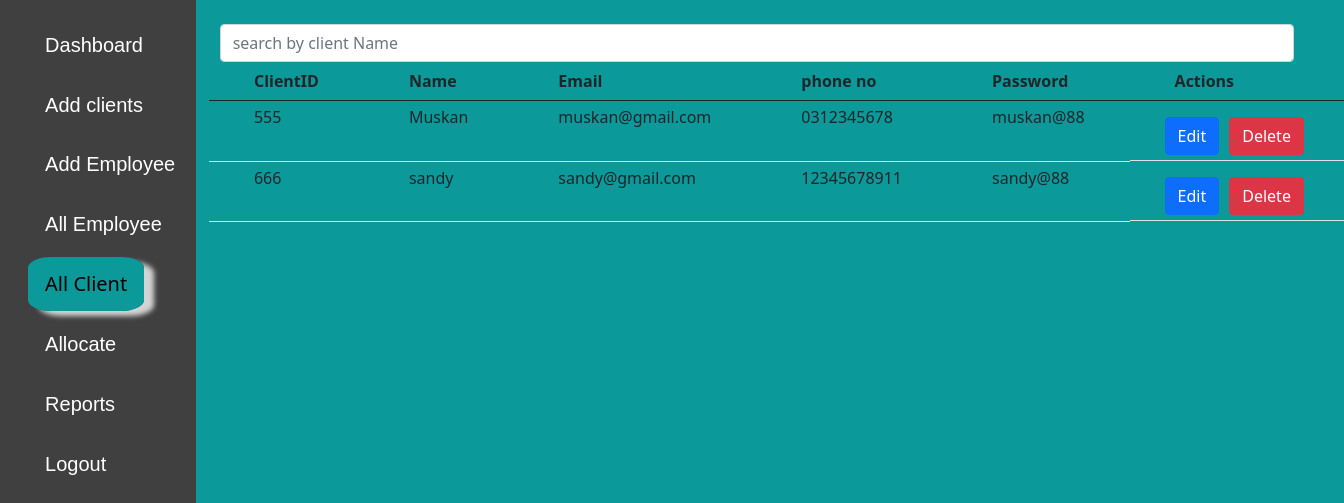
The page /ADMIN/allclients.php on the database its author committed.
### tables this page shows
CREATE TABLE `client` (
  `s_id` varchar(10) NOT NULL,
  `name` varchar(25) NOT NULL,
  `email` varchar(30) NOT NULL,
  `phone` varchar(15) NOT NULL,
  `password` varchar(25) NOT NULL
);

### ADMIN/allclients.php (the view, shortened to what this page needs)
<html>
    <head>
        <link href="https://cdn.jsdelivr.net/npm/bootstrap@5.0.2/dist/css/bootstrap.min.css" rel="stylesheet">
        <link href="https://cdn.jsdelivr.net/npm/bootstrap@5.0.2/dist/css/bootstrap.min.css" rel="stylesheet">
      </head>
<body>
<div class="d-flex">
<div class="contain">
<div class="row">
            <div class="col-md-2 col-sm-12">
<div class="sidebar side">
    <ul class="nav_list">
        <li>
        <a href="Admin.php" title="Dashboard" style="text-decoration:none; list-style:none;">
            <span class="links_name inactive">Dashboard</span>
        </a>
        </li>
        <li>
        <a href="Clients.php" title="Students" style="text-decoration:none; list-style:none;">
            <span class="links_name inactive">Add clients</span>
        </a>
        </li>
        <li>
        <a href="Employees.php" title="Fees" style="text-decoration:none; list-style:none;">
            <span class="links_name inactive">Add Employee</span>
        </a>
        </li>
        <li>
        <a href="allemployee.php" title="Expense" style="text-decoration:none; list-style:none;">
            <span class="links_name inactive">All Employee</span>
        </a>
        </li>
        <li>
        <a href="allclients.php" title="Class" style="text-decoration:none; list-style:none;">
            <span class="links_name active">All Client</span>
        </a>
        </li>
        <li>
        <a href="allocate.php" title="Course" style="text-decoration:none; list-style:none;">
            <span class="links_name inactive">Allocate</span>
        </a>
        </li>
        <li>
        <a href="report.php" title="Reports" style="text-decoration:none; list-style:none;">
            <span class="links_name inactive">Reports</span>
        </a>
        </li>
        <li>
        <a href="logout.php" title="Reports" style="text-decoration:none; list-style:none;">
            <span class="links_name inactive">Logout</span>
        </a>
        </li>
    </ul>
</div>
</div>
<div class="col-md-10 col-sm-12" >
                <br>
                 <table class="table table-hover" id="myTable" style="position:relative; right:1%;">
                 <input type="text" name="search" id="search"  onkeyup="search_table();  " placeholder="search by client Name" class="form-control"
                >
								<thead >
								<th>ClientID</th>
								<th>Name</th>
                <th>Email</th>
                <th >phone no</th>
								<th>Password</th>
                <th>Actions</th>
</thead>
<tbody>
<?php
$conn = new mysqli("localhost", "root", "", 'pmas');
 if(mysqli_connect_error())
 {
   die('Connect Error ('.mysqli_connect_error().')'.mysqli_connect_error());
 }
 else
 {
      $result = mysqli_query($conn, "select * from client");
foreach($result as $row){
    ?>
                               <tr>
                               <td><?php echo $row['s_id'];?> </td>
                               <td><?php echo  $row['name']?> </td>
								<td><?php echo $row['email'] ?></td>
								<td><?php echo  $row['phone']?> </td>
								<td><?php echo  $row['password']?> </td>
               <td class="d-flex pt-3"> <a href="edit-clients.php?s_id=<?php echo $row['s_id']?>">
                <button class="btn btn-primary btn1">Edit</button> </a>
                <a href="allclients.php?s_id=<?php echo $row['s_id']?>&del=delete" onClick="return confirm('Are you sure you want to delete?')">
                                                        <button class="btn btn-danger btn2">Delete</button>
            </a>
              </td>
</tr>
<?php
}}
?>
</tbody>
</table>
</div>
</div>
</div>
    </body>
    </html>

### ADMIN/allclients.php (style rules this page uses)
* { padding:0; margin:0; }
.nav_list { padding-top:0%; padding-left:10%; text-decoration:none ; list-style: none ; }
.inactive { text-decoration:none !important; list-style: none; }
ul li { padding-top:17%; padding-left:5%; text-decoration:none !important; list-style: none !important; }
ul li a .inactive { text-decoration:none ; list-style: none ; font-size:20px ; color:#fff; padding:8% 10%; font-family: Arial, Helvetica, sans-serif; }
ul li a .active { padding:8% 10%; }
.active { font-size:20px ; background-color: rgb(11, 153, 153); border-radius:20%; color:black; box-shadow: 10px 5px 5px LightGray; }
body { background-color: rgb(11, 153, 153); overflow:hidden; }
.side { position:relative; left:0; top:0; height:100vh; background-color:#404040; }
thead th { padding-left:20%; }
td { padding: 5px 45px !important; }
th { padding: 8px 45px !important; }
.btn1 { position:relative; right:10px; }

### rows shown on the page
client: s_id "555", name "Muskan", email "muskan@gmail.com", phone "0312345678", password "muskan@88"
client: s_id "666", name "sandy", email "sandy@gmail.com", phone "12345678911", password "sandy@88"
